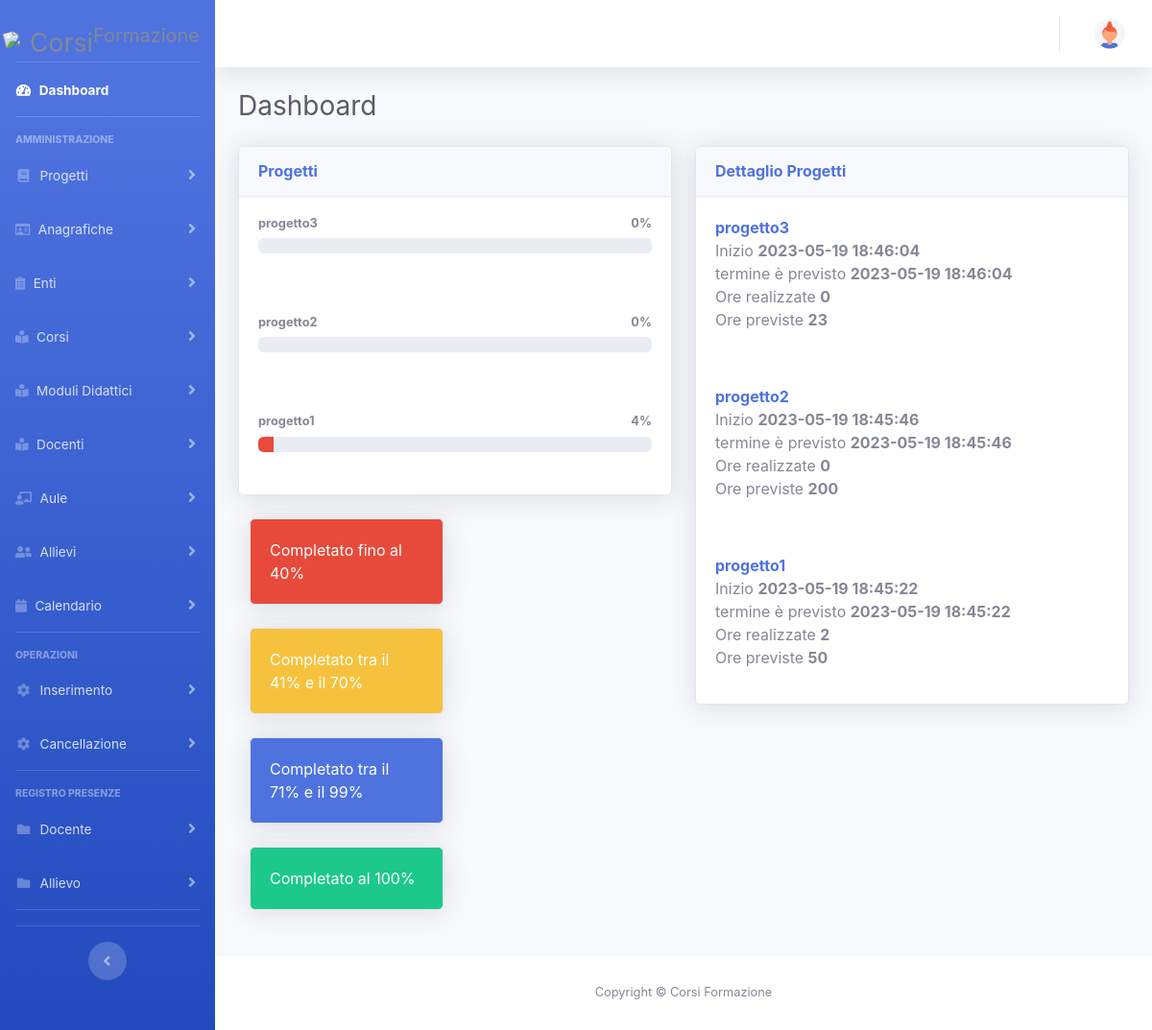
The page / on the database its author committed.
### tables this page shows
CREATE TABLE `tb_progetto` (
  `id_progetto` int(11) NOT NULL,
  `id_entefinanziante` int(11) DEFAULT 0,
  `nomeprogetto` longtext NOT NULL,
  `dtinizio` datetime DEFAULT NULL,
  `dtfine` datetime DEFAULT NULL,
  `numallieviprevisti` int(11) DEFAULT 0,
  `numallievifinali` int(11) DEFAULT 0,
  `numorepreviste` double DEFAULT 0,
  `numorerealizzate` double DEFAULT 0,
  `numoreinserite` int(11) DEFAULT 0,
  `id_user_modifica` int(11) DEFAULT NULL
);

### class/progetto.php (called while the page is built, shortened)
<?php
class Progetto
{
function getProgettiDashboard($mysqli)
{
	try
{
$mysqli->select_db("ltw");
$stmt = $mysqli->prepare("select distinct  * FROM `tb_progetto` inner join tb_entefinanziante on tb_progetto.id_entefinanziante=tb_entefinanziante.id_entefinanziante  order by `tb_progetto`.`dtfine` desc");
$stmt->execute();
      $result = $stmt->get_result();
      $this->progettiDashboard= $result;
   }
   catch(Exception $e) {
	die("error");
}
}
}
?>

### index.php (the view, shortened to what this page needs)
<!DOCTYPE html>
<html lang="en">
 <?php require_once('head.php');?>
<body id="page-top">
    <div id="wrapper">
    <?php require_once('sidebar.php');
	require_once('configurazione/database.php');
	?>
        <div id="content-wrapper" class="d-flex flex-column">
             <?php require_once('topbar.php');?>
 <div id="content">
                <div class="container-fluid">
                    <div class="d-sm-flex align-items-center justify-content-between mb-4">
                        <h1 class="h3 mb-0 text-gray-800">Dashboard</h1>
                    </div>
                    <div class="row">
                        <div class="col-lg-6 mb-4">
                            <div class="card shadow mb-4">
                                <div class="card-header py-3">
                                    <h6 class="m-0 font-weight-bold text-primary">Progetti</h6>
                                </div>
								<?php
								require_once('class/progetto.php');
		$elencoprogetti= new Progetto();
        $elencoprogetti->getProgettiDashboard($mysqli);
		while ($row=$elencoprogetti->progettiDashboard->fetch_assoc()) {
		if ((is_numeric($row["numorepreviste"]) and is_numeric($row["numorerealizzate"])) && ($row["numorepreviste"]!=0))
           $salprogetto	=	$row["numorerealizzate"]/$row["numorepreviste"]*100;
	   else
		    $salprogetto	=0;
		if ($salprogetto<=40)
			$classcolor="progress-bar bg-danger";
			?>
	                               <div class="card-body">
                                    <h4 class="small font-weight-bold"><?php echo $row["nomeprogetto"]?><span
                                            class="float-right"><?php echo strval(round($salprogetto))."%"?></span></h4>
                                    <div class="progress mb-4">
                                        <div class="<?php echo $classcolor ?>" role="progressbar" style="width: <?php echo $salprogetto?>%"
                                            aria-valuenow="20" aria-valuemin="0" aria-valuemax="100"></div>
                                    </div>
                                </div>
								<?php
		}
		?>
                            </div>
											<div class="col-lg-6 mb-4">
                                    <div class="card bg-danger text-white shadow">
                                        <div class="card-body">
                                            Completato fino al 40%
                                        </div>
                                    </div>
                                </div>
								<div class="col-lg-6 mb-4">
                                    <div class="card bg-warning text-white shadow">
                                        <div class="card-body">
                                            Completato tra il 41% e il 70%
                                        </div>
                                    </div>
                                </div>
                                <div class="col-lg-6 mb-4">
                                    <div class="card bg-primary text-white shadow">
                                        <div class="card-body">
                                            Completato tra il 71% e il 99%
                                        </div>
                                    </div>
                                </div>
                                <div class="col-lg-6 mb-4">
                                    <div class="card bg-success text-white shadow">
                                        <div class="card-body">
                                            Completato al 100%
                                        </div>
                                    </div>
                                </div>
</div>
<div class="col-lg-6 mb-4">
                            <div class="card shadow mb-4">
                                <div class="card-header py-3">
                                    <h6 class="m-0 font-weight-bold text-primary">Dettaglio Progetti</h6>
                                </div>
								<?php
								$elencoprogetti= new Progetto();
        $elencoprogetti->getProgettiDashboard($mysqli);
		while ($row=$elencoprogetti->progettiDashboard->fetch_assoc()) {
					?>
                                <div class="card-body">
                                    <p>  <a class="dettaglio-progetti" id ='<?php echo $row["id_progetto"]?>' rel="nofollow" href="#"><b><?php echo $row["nomeprogetto"]?></b></a><br>Inizio <b><?php echo $row["dtinizio"]?></b><br>termine è previsto <b><?php echo $row["dtfine"]?></b><br>Ore realizzate <b><?php echo $row["numorerealizzate"]?></b><br>Ore previste <b><?php echo $row["numorepreviste"]?></b>
									</p>
                                </div>
		<?php }
		?>
</div>
                        </div>
  </div>
                    </div>
                </div>
            <footer class="sticky-footer bg-white">
                <div class="container my-auto">
                    <div class="copyright text-center my-auto">
                        <span>Copyright &copy; Corsi Formazione</span>
                    </div>
                </div>
            </footer>
        </div>
    </div>
</body>
</html>

### rows shown on the page
tb_progetto: nomeprogetto "progetto3", numorerealizzate "0", dtinizio "2023-05-19 18:46:04", dtfine "2023-05-19 18:46:04", numorepreviste "23"
tb_progetto: nomeprogetto "progetto2", numorerealizzate "0", dtinizio "2023-05-19 18:45:46", dtfine "2023-05-19 18:45:46", numorepreviste "200"
tb_progetto: nomeprogetto "progetto1", salprogetto "4", dtinizio "2023-05-19 18:45:22", dtfine "2023-05-19 18:45:22", numorerealizzate "2", numorepreviste "50"
